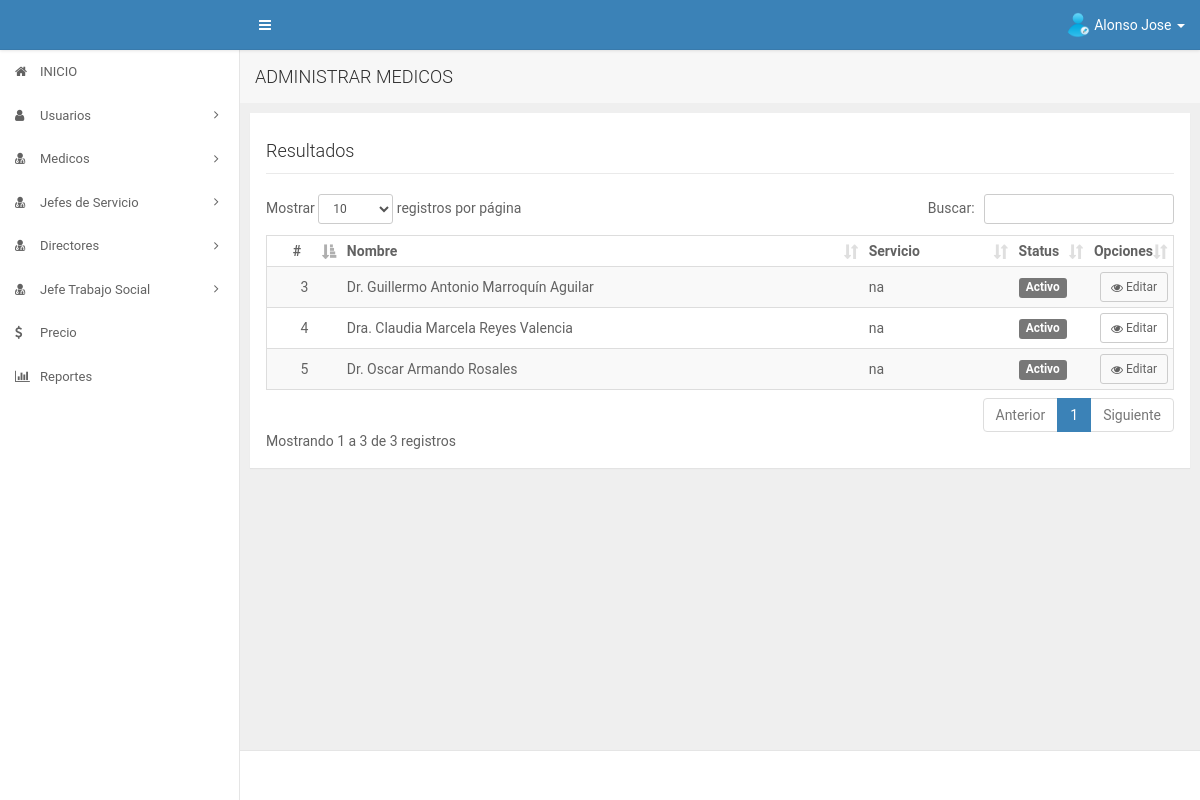
The app's page /app/admin/adminmedico.php (signed in), older data.
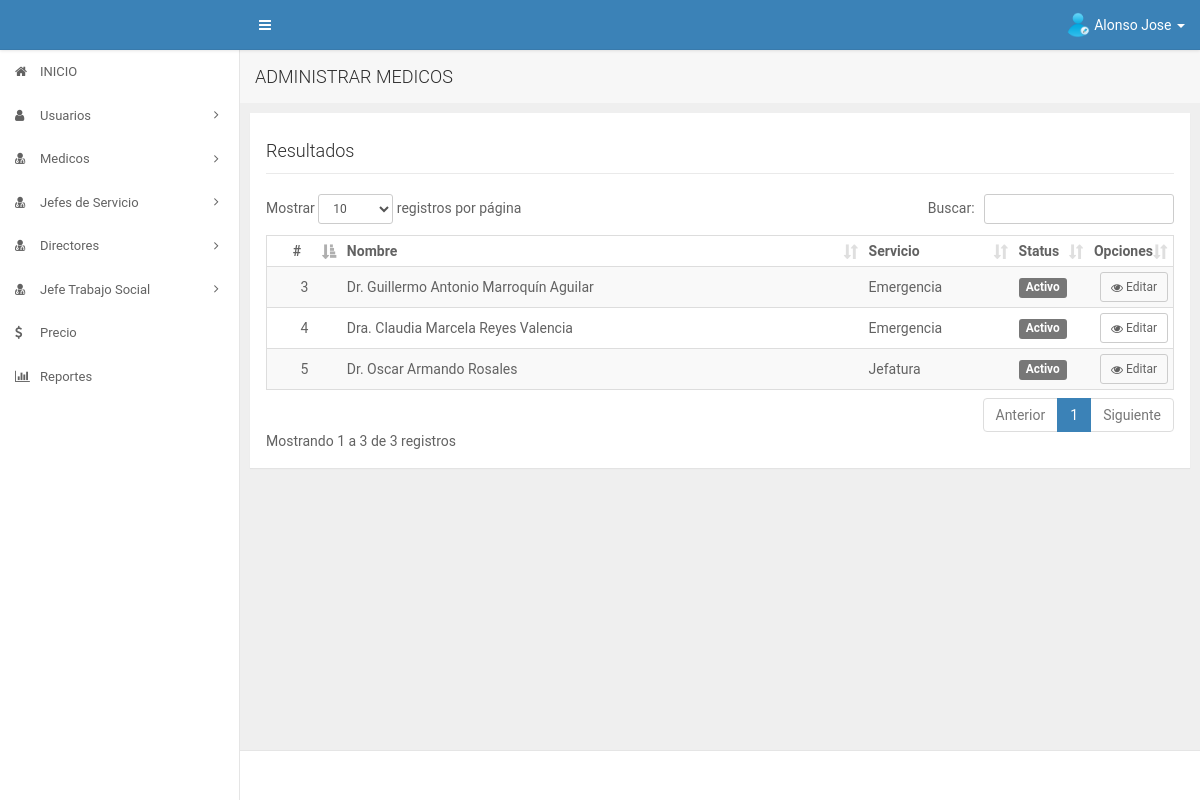
The same page, newer data.
### tables this page shows
CREATE TABLE IF NOT EXISTS `medico_tratante` (
  `id_medico` int(11) NOT NULL AUTO_INCREMENT,
  `nombre` varchar(200) DEFAULT NULL,
  `id_status` int(11) DEFAULT NULL,
  `id_servicio` int(11) DEFAULT NULL,
  PRIMARY KEY (`id_medico`),
  KEY `FK_mtservicio` (`id_servicio`),
  KEY `FK_mtstatus` (`id_status`),
  CONSTRAINT `FK_mtservicio` FOREIGN KEY (`id_servicio`) REFERENCES `servicios` (`id_servicio`),
  CONSTRAINT `FK_mtstatus` FOREIGN KEY (`id_status`) REFERENCES `status` (`id_status`)
);

CREATE TABLE IF NOT EXISTS `servicios` (
  `id_servicio` int(11) NOT NULL AUTO_INCREMENT,
  `nombre_servicio` varchar(200) DEFAULT NULL,
  PRIMARY KEY (`id_servicio`)
);

CREATE TABLE IF NOT EXISTS `status` (
  `id_status` int(11) NOT NULL AUTO_INCREMENT,
  `nombre_status` varchar(50) DEFAULT NULL,
  `descripcion` varchar(128) DEFAULT NULL,
  PRIMARY KEY (`id_status`)
);

### app/admin/adminmedico.php (the view, shortened to what this page needs)
<?php
    include("../core/header.php");
    include("../core/aside.php");
    include("../../config/database.php");
    $sql = "SELECT medico_tratante.id_medico,medico_tratante.nombre,status.nombre_status,servicios.nombre_servicio
            FROM ((medico_tratante
            INNER JOIN status ON medico_tratante.id_status = status.id_status)
            INNER JOIN servicios ON medico_tratante.id_servicio = servicios.id_servicio);";
    if ($stmt  = $conn->prepare($sql)) {
        $stmt ->execute();
        $stmt->store_result();
        $rows = $stmt->num_rows;
        $stmt ->bind_result($id, $nombre, $status, $servicio);
    }
?>
<div id="content" class="ui-content ui-content-aside-overlay">
    <div class="page-head-wrap">
        <h4 class="margin0">ADMINISTRAR MEDICOS</h4>
    </div>
    <div class="ui-content-body">
        <div class="ui-container">
            <div class="row">
                <div class="col-md-12 col-lg-12">
                    <div class="panel">
                        <div class="panel-body">
                            <div id="titulo">
                                <h4>Resultados</h4>
                            </div>
                            <div id="contenido" class="table-responsive">
                                <table class="table table-striped table-condensed" id="mitable">
                                    <thead class="thead-inverse">
                                        <tr>
                                            <th class="col-md-1 text-center">#</th>
                                            <th class="col-md-7">Nombre</th>
                                            <th class="col-md-2">Servicio</th>
                                            <th class="col-md-1">Status</th>
                                            <th class="col-md-1 text-right">Opciones</th>
                                        </tr>
                                    </thead>
                                    <tbody>
                                        <?php
                                            if($rows>0) {
                                                while ($stmt->fetch()) {
                                        ?>
                                                <tr>
                                                <td class="text-center"><?php echo $id ?></td>
                                                <td class="text-left"><?php echo $nombre ?></td>
                                                <td class="text-left"><?php echo $servicio ?></td>
                                                <td class="text-left"><span class="label label-default"><?php echo $status ?></span></td>
                                                <td class="text-right"><a href="javascript:;" class="btn btn-default btn-sm vermedico"  data-placement="left" data-medico="<?php echo $id ?>" ><i class="fa fa-eye"></i> Editar</a></td>
                                                </tr>
                                        <?php
                                                }
                                            }
                                        ?>
                                    </tbody>
                                </table>
                            </div>
                        </div>
                    </div>
                </div>
            </div>
        </div>
    </div>
</div>
<?php
    include("../core/footer.php");
 ?>

Row changes from the older to the newer data that the page shows:
changed medico_tratante "Dr. Guillermo Antonio Marroquín Aguilar": id_servicio.nombre_servicio "na" → "Emergencia"
changed medico_tratante "Dra. Claudia Marcela Reyes Valencia": id_servicio.nombre_servicio "na" → "Emergencia"
changed medico_tratante "Dr. Oscar Armando Rosales": id_servicio.nombre_servicio "na" → "Jefatura"
